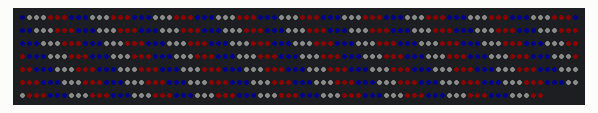
A sketch run on a simulated Arduino Uno, built with avr-gcc and run on an emulated ATmega328P. Shown: 555 RGB LEDs in strip order, left to right, continuing on the next row. Dim RGB values are drawn brighter than linear; random numbers use the default seed unless the sketch sets one.

Above: at 4.2 s.

The sketch:

rwb_blocks.ino
```cpp
#include <Adafruit_NeoPixel.h>
#ifdef __AVR__
  #include <avr/power.h>
#endif


#define PIN 3

// 8 is domino
// 7 is sprinkle

// Parameter 1 = number of pixels in strip
// Parameter 2 = Arduino pin number (most are valid)
// Parameter 3 = pixel type flags, add together as needed:
//   NEO_KHZ800  800 KHz bitstream (most NeoPixel products w/WS2812 LEDs)
//   NEO_KHZ400  400 KHz (classic 'v1' (not v2) FLORA pixels, WS2811 drivers)
//   NEO_GRB     Pixels are wired for GRB bitstream (most NeoPixel products)
//   NEO_RGB     Pixels are wired for RGB bitstream (v1 FLORA pixels, not v2)
//   NEO_RGBW    Pixels are wired for RGBW bitstream (NeoPixel RGBW products)
Adafruit_NeoPixel strip = Adafruit_NeoPixel(555, PIN, NEO_GRB + NEO_KHZ800);
//Adafruit_NeoPixel strip = Adafruit_NeoPixel(20, PIN, NEO_GRB + NEO_KHZ800);
void setup() {
  // put your setup code here, to run once:

  strip.begin();
  strip.setBrightness(10); //0 to 255
  strip.show(); // Initialize all pixels to 'off'

}


void loop() {
  rwb_blocks(3);

  }


void testcount(){

  strip.fill(strip.Color(255, 255, 255), 0, 556);
  strip.show();


}


void rwb_blocks(uint16_t num_in_block) {

  char red = 0;
  char white = 0;


  for (uint16_t i=0; i<strip.numPixels(); i++) {

      if (i % num_in_block == 0) {

          if (white == 1) {
            strip.setPixelColor(i, 255, 255, 255);
            red = 1;
            white = 0;
            strip.show();
            }

          //strip.setPixelColor(i, 0, 255, 0);

          else if (red == 1) {
            strip.setPixelColor(i, 255, 0, 0);
            red = 0;
            white = 0;
            strip.show();
            }

           else {
            strip.setPixelColor(i, 0, 0, 255);
            white = 1;
            strip.show();

            }
      }

      else {

        if (red == 1){
          strip.setPixelColor(i, 255, 0, 0);
        }

        else if (white == 1){
          strip.setPixelColor(i, 255, 255, 255);

        }
        else {
          strip.setPixelColor(i, 0, 0, 255);
          }
        }
 }}


void mavsDomino() {

  // Make white first
   for(uint16_t i=0; i<strip.numPixels(); i++) {

       strip.setPixelColor(i, 255, 255, 255);
       strip.show();

       delay(10);

    }

  // Make Blue
   for(uint16_t i=0; i<strip.numPixels(); i++) {

       strip.setPixelColor(i, 0, 0, 255);
       strip.show();

       delay(10);

    }


  }

void mavsWhiteBlue() {

   for(uint16_t i=0; i<strip.numPixels(); i++) {
      if (i % 2 == 0) {
          strip.setPixelColor(i, 255, 255, 255);
      }
      else {
        strip.setPixelColor(i, 0, 0, 255);
      }
  }
  strip.show();
};


void mavSprinkle() {

  long randNumber = random(0, strip.numPixels());
  long randBinary = random(0, 10);

  if (randBinary > 6) {
          strip.setPixelColor(randNumber, 0, 0, 255);
          strip.show();
      }
  else {
    strip.setPixelColor(randNumber, 255, 255, 255);
    strip.show();
  }

  //delay(50);


}

void lightning(){

  long randNumber = random(70, 150);

  strip.fill(strip.Color(255, 255, 255), 0, 600);
  delay(randNumber);
  strip.show();

  randNumber = random(150, 400);
  strip.fill(strip.Color(0, 0, 0), 0, 600);
  delay(randNumber);
  strip.show();
}


void spookyEyes() {

  long randNBR = random(0,49);

  strip.setPixelColor(randNBR, 255, 25, 0);
  strip.setPixelColor(randNBR + 1, 255, 25, 0);
  strip.show();

  long stareLength = random(1000, 1500);
  delay(stareLength);

  strip.setPixelColor(randNBR, 0, 0, 0);
  strip.setPixelColor(randNBR + 1, 0, 0, 0);
  strip.show();

  long blinkLength = random(100, 300);
  delay(blinkLength);

  strip.setPixelColor(randNBR, 255, 25, 0);
  strip.setPixelColor(randNBR + 1, 255, 25, 0);
  strip.show();

  stareLength = random(1000, 1500);
  delay(stareLength);

  strip.setPixelColor(randNBR, 0, 0, 0);
  strip.setPixelColor(randNBR + 1, 0, 0, 0);
  strip.show();


  blinkLength = random(100, 300);
  delay(blinkLength);

  strip.setPixelColor(randNBR, 255, 25, 0);
  strip.setPixelColor(randNBR + 1, 255, 25, 0);
  strip.show();

  stareLength = random(1000, 1500);
  delay(stareLength);

  strip.setPixelColor(randNBR, 0, 0, 0);
  strip.setPixelColor(randNBR + 1, 0, 0, 0);
  strip.show();

  delay(1400);


  }
```
